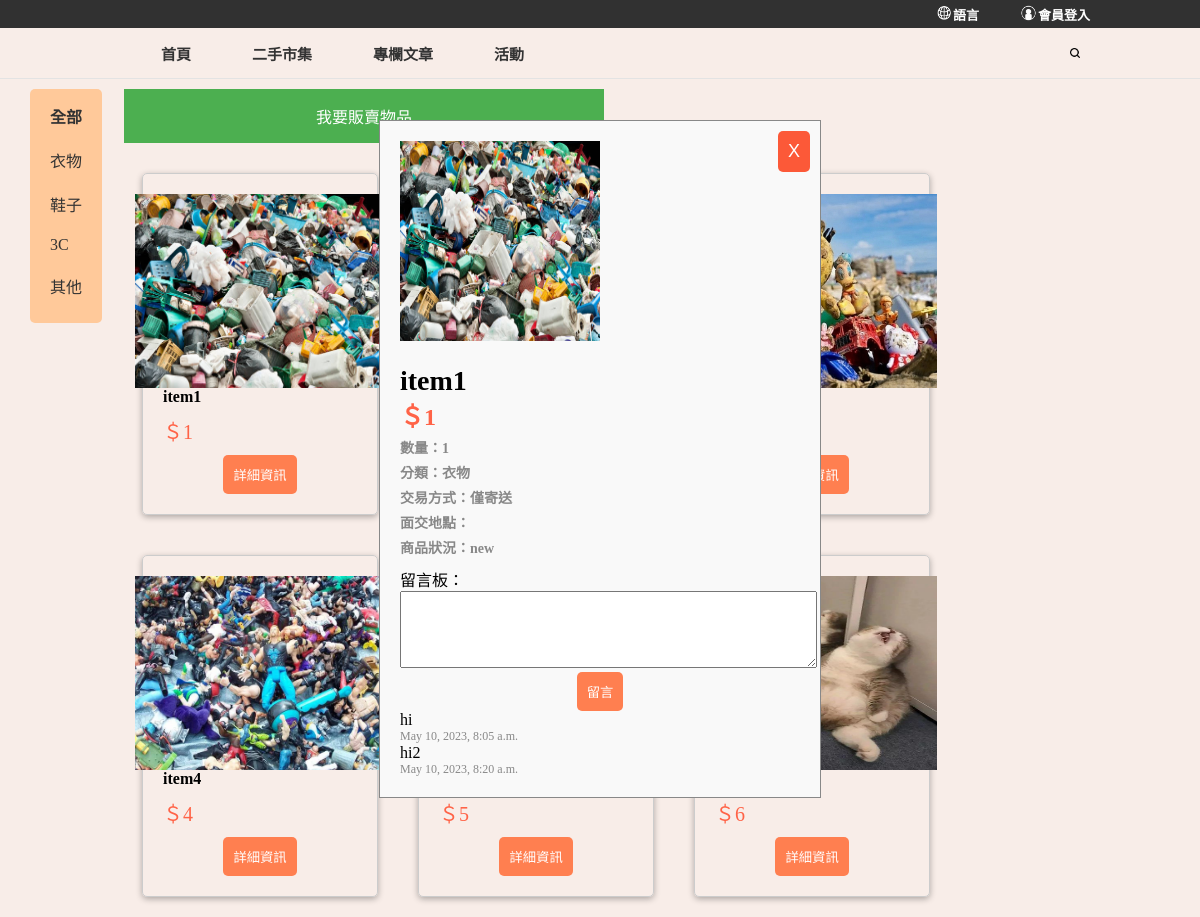
The page /posts/item/1/ on the database its author committed.
### posts/models.py (models this page shows)
class Item(models.Model):
    item_id = models.AutoField(auto_created=True, primary_key=True)
    name = models.CharField(max_length=100)
    price = models.IntegerField()
    transaction_type = models.CharField(max_length=20)
    transaction_location = models.CharField(max_length=100, blank=True)
    quantity = models.IntegerField()
    category = models.CharField(max_length=20)
    condition = models.CharField(max_length=200)
    image = models.ImageField(upload_to='images/')

class Comment(models.Model):
    item_id = models.ForeignKey(Item, on_delete=models.CASCADE)
    content = models.TextField()
    created_at = models.DateTimeField(auto_now_add=True)

### posts/views.py (the view)
# urls.py: path('item/<int:item_id>/', views.item_detail, name='item_detail'),
def item_detail(request, item_id, category=None):
    if category:
        items = Item.objects.filter(category=category)
    else:
        items = Item.objects.all()
    item = get_object_or_404(Item, pk=item_id)
    item_id = item.item_id
    if request.method == 'POST':
        comment_content = request.POST.get('comment')
        comment = Comment(item_id=item, content=comment_content)
        comment.save()
        comments = Comment.objects.filter(item_id=item)
    else:
        comments = Comment.objects.filter(item_id=item)
    return render(request, 'item_detail.html', {'items': items, 'item': item, 'comments': comments, 'item_id': item_id})

### posts/templates/item_detail.html (shortened to what this page needs)
{% load static %}
<!DOCTYPE html>
<html lang="zh-TW">
<head>
  <link rel="stylesheet" href="{% static 'style.css' %}?v=1">
  <link rel="stylesheet" href="{% static 'navbar.css' %}?v=1">
</head>
<body>
	<div class="top-bar-container">
		<div class="top-bar-menu container">
			<a href="#">
				<img src="{% static './images/language.png' %}" alt="">
				<div>語言</div>
			</a>
			<a href="http://127.0.0.1:8000/">
				<img src="{% static './images/person.png' %}" alt="">
				<div>會員登入</div>
			</a>
		</div>
	</div>
	<div class="nav-bar-container">
		<div class="nav-bar-menu container">
			<div class="menu">
				<ul>
					<li class="menu-item"><a href="#">首頁</a></li>
					<li class="menu-item"><a href="#">二手市集</a></li>
					<li class="menu-item"><a href="#article">專欄文章</a></li>
					<li class="menu-item"><a href="#campaign">活動</a></li>
				</ul>
			</div>
			<div class="top-search">
				<a><img id="top-search-btn" src="{% static './images/search.png' %}" alt=""></a>
			</div>
		</div>
	</div>
    <button id="sell-button">我要販賣物品</button>
    <div class="categories">
        <ul>
            <li class="{% if not category %}active{% endif %}">
                <a href="{% url 'item_list' %}" onclick="location.href=this.href;">全部</a>
            </li>
            <li class="{% if category == '衣物' %}active{% endif %}">
                <a href="{% url 'item_list_by_category' '衣物' %}" onclick="location.href=this.href;">衣物</a>
            </li>
            <li class="{% if category == '鞋子' %}active{% endif %}">
                <a href="{% url 'item_list_by_category' '鞋子' %}" onclick="location.href=this.href;">鞋子</a>
            </li>
            <li class="{% if category == '3C' %}active{% endif %}">
                <a href="{% url 'item_list_by_category' '3C' %}" onclick="location.href=this.href;">3C</a>
            </li>
            <li class="{% if category == '其他' %}active{% endif %}">
                <a href="{% url 'item_list_by_category' '其他' %}" onclick="location.href=this.href;">其他</a>
            </li>
        </ul>
    </div>
    <div id="item-container">
        {% for item in items %}
            <div class="newItem">
                <div class="item-image-container">
                    <img src="{{ item.image.url }}" alt="{{ item.name }}"></img>
                </div>
                <div class="item-text-container">
                    <h3>{{ item.name }}</h3>
                    <p>＄{{ item.price }}</p>
                    <button class="item-details-button" data-item-id="{{ item.item_id }}">詳細資訊</button>
                </div>
                    <div class="item-details-container" data-item-id="{{ item.item_id }}">
                        <div class="item-details-image">
                            <img src="{{ item.image.url }}" alt="{{ item.name }}" />
                        </div>
                        <div class="item-details-text">
                            <h2>{{ item.name }}</h3>
                            <h3>＄{{ item.price }}</p>
                            <p>數量：{{ item.quantity }}</p>
                            <p>分類：{{ item.category }}</p>
                            <p>交易方式：{{ item.transaction_type }}</p>
                            <p>面交地點：{{ item.transaction_location }}</p>
                            <p>商品狀況：{{ item.condition }}</p>
                        </div>
                        <label>留言板：</label>
                        <form method="post" action="{% url 'item_detail' item_id=item.pk %}" id="comment-form">
                            <textarea id="comment-input" name="comment" rows="5" cols="50"></textarea>
                            <br>
                            <button type="submit" id="comment-submit-button">留言</button>
                        </form>
                        <div class="comments">
                            {% for comment in comments %}
                                <div class="comment">
                                    <p class="comment-content">{{ comment.content }}</p>
                                    <p class="comment-time">{{ comment.created_at }}</p>
                                </div>
                            {% empty %}
                                <p>目前還沒有留言。</p>
                            {% endfor %}
                        </div>
                        <button class="close-button" data-item-id="{{ item.item_id }}">X</button>
                    </div>
            </div>
        {% endfor %}
    </div>
</body>
</html>

### posts/static/style.css (style rules this page uses)
* { margin: 0; padding: 0; scroll-behavior: smooth; }
body { background-color: #f8ede8; }
.container { width: 1000px; }
.categories { margin-top: 10px; margin-left: 30px; padding: 10px; border-radius: 5px; float: left; margin-right: 20px; background-color: rgb(255, 201, 154); height: 100%; display: flex; }
.categories ul { list-style: none; margin: 0; padding: 0; }
.categories ul li { display: block; margin-bottom: 10px; }
.categories ul li.active a { font-weight: bold; }
.categories ul li a { color: #333; text-decoration: none; display: block; padding: 5px 10px; }
#sell-button { background-color: #4CAF50; border: none; color: white; padding: 15px 32px; text-align: center; text-decoration: none; display: inline-block; font-size: 16px; margin: 10px 2px; width: 40%; cursor: pointer; }
.newItem { display: flex; flex-direction: column; justify-content: center; align-items: center; margin: 20px; padding: 20px; border: 1px solid #ccc; border-radius: 5px; box-shadow: 0 2px 6px rgba(0, 0, 0, 0.3); transition: all 0.3s ease-in-out; width: 18%; height: 300px; }
.newItem img { width: 250px; height: 200px; }
.newItem h3 { font-size: 16px; margin-bottom: 10px; text-align: left; }
.newItem button { background-color: #ff7f50; color: white; padding: 10px; border: none; border-radius: 5px; cursor: pointer; display: block; margin: 0 auto; }
#item-container { display: flex; flex-wrap: wrap; }
.item-image-container { width: 250px; height: 200px; overflow: hidden; }
.item-text-container { width: 100%; }
.item-text-container p { width: 100%; font-size: 20px; margin-bottom: 10px; text-align: left; color: #ff6347; }
.item-details-container { display: none; position: fixed; top: 50%; left: 50%; transform: translate(-50%, -50%); z-index: 3; background-color: #f9f9f9; padding: 20px; border: 1px solid #888; width: 400px; }
.item-details-container .item-details-image { width: 50%; text-align: center; align-items: center; margin-bottom: 20px; }
.item-details-container .item-details-image img { max-width: 100%; text-align: center; align-items: center; }
.item-details-container .item-details-text { font-size: 18px; }
.item-details-container .item-details-text h2 { font-size: 28px; }
.item-details-container .item-details-text h3 { margin-bottom: 10px; font-size: 24px; color: #ff6347; }
.item-details-container .item-details-text p { margin-bottom: 5px; font-size: 14px; color: #888; }
.item-details-container .close-button { position: fixed; top: 10px; right: 10px; font-size: 18px; border: none; background-color: transparent; cursor: pointer; background-color: rgb(252, 89, 56); color: white; }
.comment-content { font-size: 16px; color: black; }
.comment-time { font-size: 12px; color: #888; }

### posts/static/navbar.css (style rules this page uses)
.top-bar-container { height: 28px; background: #313131; display: flex; align-items: center; justify-content: center; }
.top-bar-menu { background: none; display: flex; justify-content: right; }
.top-bar-container a { text-decoration: none; background: none; color: #fff; height: auto; display: flex; margin: 0 10px 0 30px; font-size: 13px; font-weight: bold; }
.top-bar-container img { height: 16px; background: none; }
.top-bar-container a div { background: none; }
.nav-bar-container { height: 50px; display: flex; justify-content: center; border-bottom: 1px solid #e3e3e3; position: sticky; z-index: 100; top: 0; }
.nav-bar-menu { display: flex; align-items: center; height: 100%; }
.nav-bar-menu .menu { float: left; width: 97%; height: 100%; display: flex; justify-content: left; }
.nav-bar-menu ul { list-style: none; display: flex; align-items: center; width: 50%; height: 100%; justify-content: space-evenly; }
.nav-bar-menu .menu-item { height: 100%; display: flex; align-items: center; font-size: 15px; font-weight: 600; }
.nav-bar-menu ul li a { text-decoration: none; color: #333; }
.nav-bar-menu .top-search { float: right; }
.top-search img { width: 10px; z-index: 100; }

### rows shown on the page
Item: image (picture), name "item1", price "1", quantity "1", category "衣物", transaction_type "僅寄送", condition "new"
Comment: content "hi", created_at "May 10, 2023, 8:05 a.m."
Comment: content "hi2", created_at "May 10, 2023, 8:20 a.m."
Item: image (picture), name "item4", price "4"
Item: price "5"
Item: price "6"
